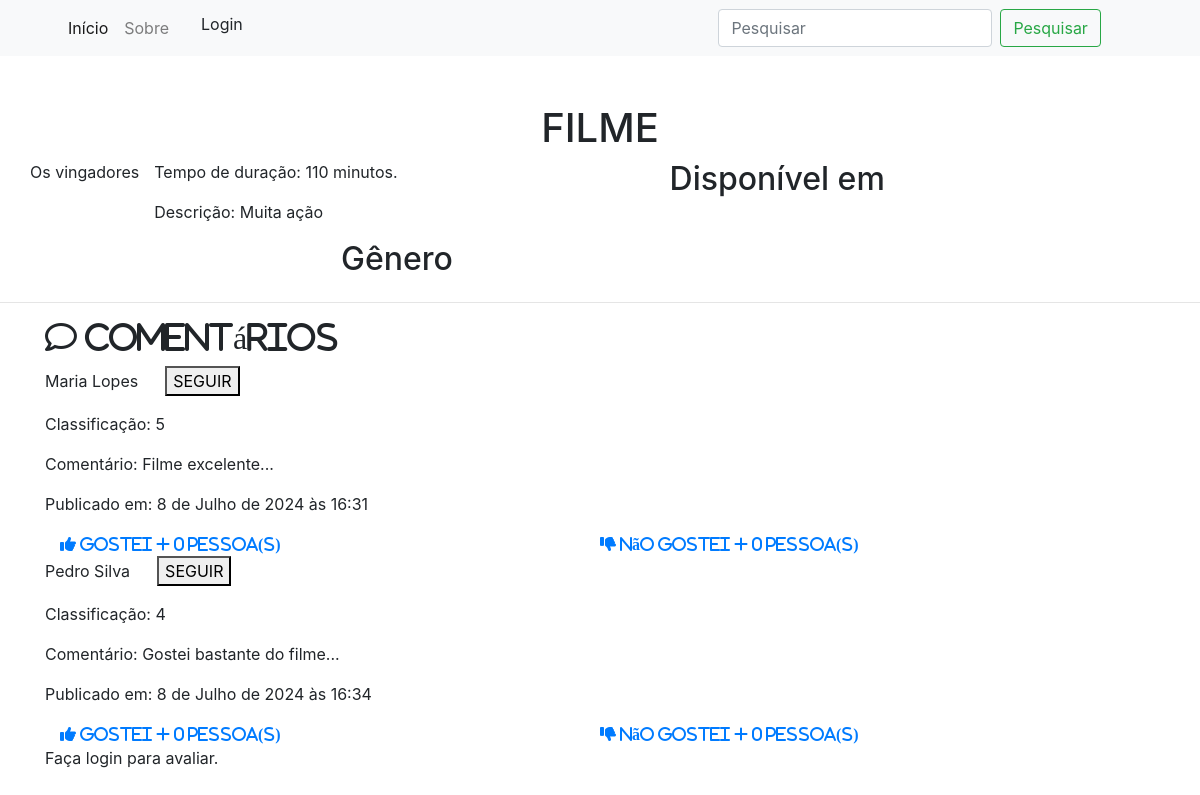
The page /getMovie/1/ on the database its author committed.
### movie/models.py (models this page shows, shortened)
class Movie(models.Model):
    name = models.CharField(max_length=100)
    duration = models.IntegerField()
    description = models.CharField(max_length=500)
    def __str__(self):
        return self.name

class Evaluation(models.Model):
    movie=models.ForeignKey(Movie, on_delete=models.CASCADE)
    user=models.ForeignKey(User, on_delete=models.CASCADE)
    classification = models.IntegerField()
    comment = models.CharField(max_length=100)
    publication = models.DateTimeField(auto_now_add=True)
    def full_likes(self):
        return self.likes.users.count()
    def full_dislikes(self):
        return self.dislikes.users.count()

### user/models.py (models this page shows, shortened)
class User(PermissionsMixin, AbstractBaseUser):
    username = models.CharField(max_length=32, unique=True, )
    email = models.EmailField(max_length=32, unique=True)
    number = models.CharField(max_length=32, blank=True, null=True)
    is_active = models.BooleanField(default=True)
    is_admin = models.BooleanField(default=False)
    is_staff = models.BooleanField(default=False)
    REQUIRED_FIELDS = ['username', 'number']
    USERNAME_FIELD = "email"
    objects = User_manager()
    def __str__(self):
        return self.username

### movie/views.py (the view)
# urls.py: path('getMovie/<str:pk>/', views.getMovie, name='getMovie'),
def getMovie(request, pk):
    movie = Movie.objects.get(id=pk)
    list_genre_movie = GenreMovie.objects.filter(movie__id=pk)
    genres = Genre.objects.all()
    list_streaming_movie = MovieStreaming.objects.filter(movie__id=pk)
    platforms = Platform.objects.all()
    evaluation = Evaluation.objects.filter(movie__id=pk)
    like = Like.objects.all()
    follow = Follow.objects.all()
    context = {
        'genres': genres,
        'movie': movie,
        'list_genre_movie':list_genre_movie,
        'platforms':platforms,
        'list_streaming_movie':list_streaming_movie,
        'evaluation': evaluation,
        'like':like,
        'follow':follow,
        }
    return render(request, 'showMovie.html', context)

### movie/templates/showMovie.html (shortened to what this page needs)
<!DOCTYPE html>
<html lang="pt-br">
<head>
  <link rel="stylesheet" href="https://stackpath.bootstrapcdn.com/bootstrap/4.1.3/css/bootstrap.min.css"
>
  <link href="https://cdnjs.cloudflare.com/ajax/libs/font-awesome/6.0.0/css/all.min.css" rel="stylesheet">
</head>
<body>
  <section>
    <nav class="navbar navbar-expand-lg navbar-light bg-light">
      <div class="container">
        <div class="collapse navbar-collapse" id="conteudoNavbarSuportado">
          <div class="col-sm">
            <ul class=" navbar-nav mr-auto">
              <li class="nav-item active">
                <a class="nav-link" href="http://127.0.0.1:8000">Início <span class="sr-only">(página inicial)</span></a>
              </li>
              <li class="nav-item">
                <a class="nav-link" href="#">Sobre</a>
              </li>
              {% if user.is_authenticated %}
              <li class="nav-item dropdown">
                <a class="nav-link dropdown-toggle" href="#" id="navbarDropdown" role="button" data-toggle="dropdown"
                  aria-haspopup="true" aria-expanded="false">
                  {{ user.username }}
                </a>
                <div class="dropdown-menu" aria-labelledby="navbarDropdown">
                  <a class="dropdown-item" href="#">Perfil</a><br>
                  <a class="dropdown-item" href="/logout">Sair</a>
                  {% else %}
                  <a class="dropdown-item" href="/login">Login </a>
                </div>
              {% endif %}
          </div>
          <div class="col-sm">
            <form class="form-inline my-2 my-lg-0" action="/search/" method="post">
              <input class="form-control mr-sm-2" type="search" placeholder="Pesquisar" aria-label="Pesquisar"
                name="search">
              <button class="btn btn-outline-success my-2 my-sm-0" type="submit">Pesquisar</button>
            </form>
          </div>
        </div>
    </nav>
  </section>
  <h1 class="text-center mt-5">FILME </h1>
  <section>
    <div class="container">
      <div class="row">
        {{ movie }}
        <div class="col-sm">
          <div>
            <p>Tempo de duração: {{movie.duration}} minutos.</p>
            <p>Descrição: {{movie.description}} </p>
          </div>
          <h2 class="text-center">Gênero </h2>
        </div>
        <div class="col-sm">
          <h2> Disponível em </h2>
        </div>
      </div>
    </div>
  </section>
  <hr>
  <section>
    <div class="container">
      <h2> <i class="fa-regular fa-comment"> Comentários </i></h2>
      <div>
        {%for element in evaluation%}
        {%if user.is_authenticated %}
        {% if user.users in element.user.followers.filter%}
        <p>{{element.user}} &nbsp;&nbsp;&nbsp;&nbsp;
          <button type="button" onclick="userFollower('{{element.user.id}}')"> SEGUINDO </button>
        </p>
        {%else%}
        <p>{{element.user}} &nbsp;&nbsp;&nbsp;&nbsp;
          <button type="button" onclick="userFollower('{{element.user.id}}')"> SEGUIR</button>
        </p>
{%endif%}
        {%else%}
        <p>{{element.user}} &nbsp;&nbsp;&nbsp;&nbsp;
          <button type="button" onclick="userFollower('{{element.user.id}}')"> SEGUIR </button>
        </p>
        {%endif%}
        <p>Classificação: {{element.classification}}</p>
        <p>Comentário: {{element.comment}}</p>
        <p>Publicado em: {{element.publication}}</p>
        <div class="container row">
          <div class="col-sm">
            <a href="/like/{{element.id}}/">
              <i class=" fas fa-thumbs-up pr-2">
                {%if element.full_likes%}
                Gostei + {{element.full_likes}} pessoa(s)
                {%else%} Gostei + 0 pessoa(s)
                {%endif%}
              </i>
            </a>
          </div>
          <div class="col-sm">
            <a href="/dislike/{{element.id}}/">
              <i class="fas fa-thumbs-down pr-2">
                {%if element.full_dislikes%}
                Não gostei + {{element.full_dislikes}} pessoa(s)
                {%else%} Não gostei + 0 pessoa(s)
                {%endif%}
              </i>
            </a>
          </div>
        </div>
        {%endfor%}
      </div>
      {% if user.is_authenticated %}
      <div>
        <button type="button" class="btn btn-primary" data-toggle="modal" data-target="#modalExemplo">
          AVALIAR
        </button>
        <div class="modal fade" id="modalExemplo" tabindex="-1" role="dialog" aria-labelledby="exampleModalLabel"
          aria-hidden="true">
          <div class="modal-dialog" role="document">
            <div class="modal-content">
              <div class="modal-header">
                <h5 class="modal-title" id="exampleModalLabel">AVALIAÇÃO DO FILME</h5>
                <button type="button" class="close" data-dismiss="modal" aria-label="Fechar">
                  <span aria-hidden="true">&times;</span>
                </button>
              </div>
              <div class="modal-body">
                <form id="form" action="/evaluation/" method="POST">
                  {% csrf_token %}
                  <input type="hidden" id="idMovie" name="idMovie" value="{{movie.id}}"><br>
                  <select class="form-control" name="cla">
                    <option value="1">RUIM</option>
                    <option value="2">MEDIANO</option>
                    <option value="3">BOM</option>
                    <option value="4">MUITO BOM</option>
                    <option value="5">EXCELENTE</option>
                  </select>
                  <label for="fcomment">Comentário.</label><br>
                  <input type="text" id="fcomment" name="fcomment"><br>
                  <input class="btn btn-primary" type="submit" id="add" value="AVALIAR">
                </form>
              </div>
              <!-- <div class="modal-footer">
              <button type="button" class="btn btn-secondary" data-dismiss="modal">Fechar</button>
              <button type="button" class="btn btn-primary">Salvar mudanças</button>
            </div>  -->
            </div>
          </div>
        </div>
        {%else%}
        <p> Faça login para avaliar.</p>
      </div>
      {%endif%}
  </section>
</body>
</html>

### rows shown on the page
Movie: name "Os vingadores", duration "110", description "Muita ação"
Evaluation: user "Maria Lopes", classification "5", comment "Filme excelente...", publication "8 de Julho de 2024 às 16:31", shows "Gostei + 0 pessoa(s)", shows "Não gostei + 0 pessoa(s)"
Evaluation: user "Pedro Silva", classification "4", comment "Gostei bastante do filme...", publication "8 de Julho de 2024 às 16:34", shows "Gostei + 0 pessoa(s)", shows "Não gostei + 0 pessoa(s)"
